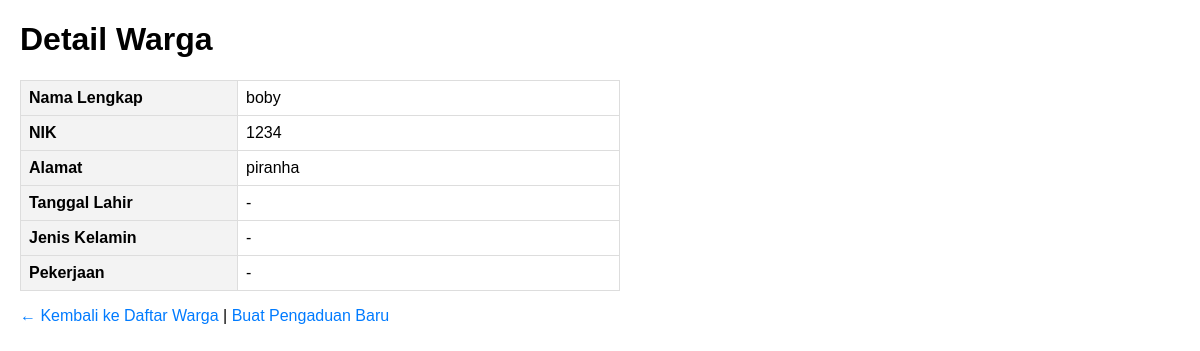
The app's page /warga/7/ with its own data.
### warga/models.py (models this page shows, shortened)
class Warga(models.Model):
    nik          = models.CharField(max_length=16, unique=True)
    nama_lengkap = models.CharField(max_length=120)
    alamat       = models.TextField()
    no_telepon   = models.CharField(max_length=15, blank=True)  # ← baru
    tanggal        = models.DateField(auto_now_add=True)   # ← kolom baru

### warga/views.py (the view)
# urls.py: path('<int:pk>/', WargaDetailView.as_view(), name='warga-detail'),
class WargaDetailView(DetailView):
    model = Warga
    template_name = 'warga/warga_detail.html'
    context_object_name = 'warga'

### warga/templates/warga/warga_detail.html (shortened to what this page needs)
<!DOCTYPE html>
<html lang="id">
<head>
</head>
<body>
  <h1>Detail Warga</h1>
  <table>
    <tr><th>Nama Lengkap</th><td>{{ object.nama_lengkap }}</td></tr>
    <tr><th>NIK</th><td>{{ object.nik }}</td></tr>
    <tr><th>Alamat</th><td>{{ object.alamat|default:"-" }}</td></tr>
    <tr><th>Tanggal Lahir</th><td>{{ object.tanggal_lahir|date:"d M Y"|default:"-" }}</td></tr>
    <tr><th>Jenis Kelamin</th><td>{{ object.jenis_kelamin|default:"-" }}</td></tr>
    <tr><th>Pekerjaan</th><td>{{ object.pekerjaan|default:"-" }}</td></tr>
  </table>
  <div class="actions">
    <a href="{% url 'warga-list' %}">← Kembali ke Daftar Warga</a> |
    <a href="{% url 'pengaduan-tambah' %}">Buat Pengaduan Baru</a>
  </div>
</body>
</html>

### warga/templates/warga/warga_detail.html (style rules this page uses)
body { font-family: Arial, sans-serif; margin: 20px; }
table { border-collapse: collapse; width: 100%; max-width: 600px; margin-top: 16px; }
th, td { border: 1px solid #ddd; padding: 8px; text-align: left; vertical-align: top; }
th { background: #f3f3f3; width: 200px; }
a { color: #007BFF; text-decoration: none; }
.actions { margin-top: 16px; }

### records on screen
Warga: nama_lengkap "boby", nik "1234", alamat "piranha"

### other values on screen
{{ object.tanggal_lahir|date:"d M Y"|default:"-" }} "-"
{{ object.jenis_kelamin|default:"-" }} "-"
{{ object.pekerjaan|default:"-" }} "-"
